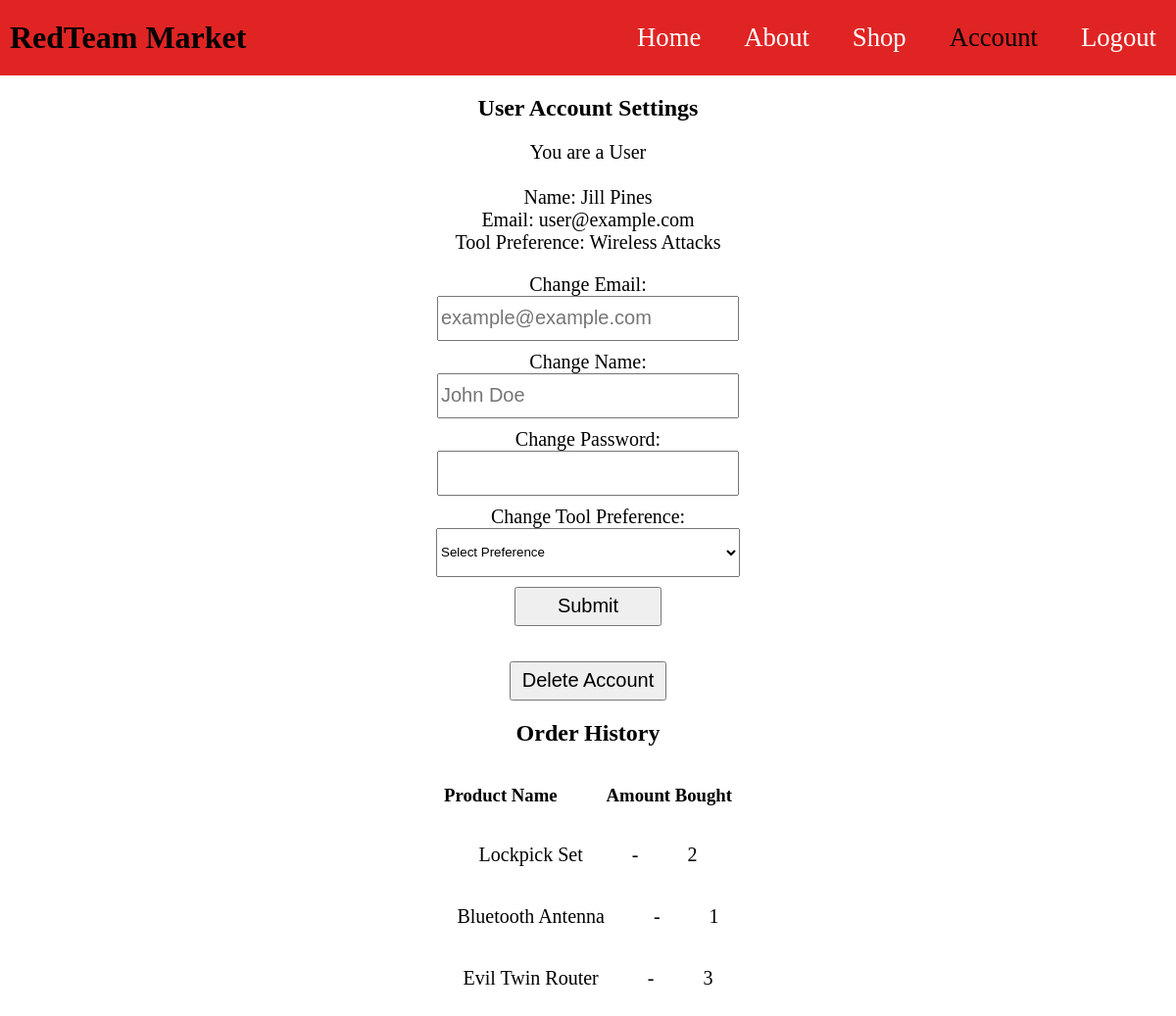
/user_account.php (signed in), run on the app's committed database.
### tables this page shows
CREATE TABLE `users` (
  `UserID` int(11) NOT NULL,
  `AccountType` int(11) DEFAULT NULL,
  `Name` char(30) NOT NULL,
  `email` char(30) NOT NULL,
  `password` char(150) NOT NULL,
  `ToolPreferenceNO` int(11) DEFAULT NULL
);

CREATE TABLE `tool_categories` (
  `CategoryNumber` int(11) NOT NULL,
  `CategoryName` char(20) NOT NULL
);

CREATE TABLE `orders` (
  `OrderID` int(11) NOT NULL,
  `UserID` int(11) DEFAULT NULL,
  `ProductNumber` int(11) DEFAULT NULL,
  `ItemAmount` int(11) DEFAULT NULL
);

CREATE TABLE `products` (
  `ProductNumber` int(11) NOT NULL,
  `ProductName` char(40) NOT NULL,
  `ProductDescription` text DEFAULT NULL,
  `CategoryNumber` int(11) DEFAULT NULL,
  `Cost` decimal(5,2) NOT NULL
);

### user_account.php (the view, shortened to what this page needs)
<!DOCTYPE html>
<html lang="en">
<head>
	<link rel="stylesheet" href="styles.css">
</head>
<body>
	<div class="titlebar">
		<h1>RedTeam Market</h1>
		<div class="nav">
			<ul>
				<li><a href="index.php">Home</a></li>
				<li><a href="about.php">About</a></li>
				<li><a href="shop.php">Shop</a></li>
				<li>Account</li>
				<li><a href="logout.php">Logout</a></li>
			</ul>
		</div>
	</div>
	<h2 class="bodytitle">User Account Settings</h2>
	<div class="body">
		<p>
			<?php
				$id = $_SESSION['id'];
				$sql = "SELECT * FROM users WHERE UserID='$id';";
				$r = mysqli_query($connect, $sql);
				if(mysqli_num_rows($r) == 1) {
					$row = mysqli_fetch_array($r);
					if ($row['AccountType'] == 2) {
						echo '<a href="admin_control.php">Admin Control Panel</a>';
					}
					else {
						echo "<p>You are a User</a>";
					}
					echo '<br><br>';
					$name = $row['Name'];
					$email = $row['email'];
					$preference = $row['ToolPreferenceNO'];
					echo "Name: $name";
					echo '<br>';
					echo "Email: $email";
					echo "<br>";
					$sql2 = "SELECT CategoryName FROM tool_categories WHERE CategoryNumber=$preference";
					$r2 = mysqli_query($connect, $sql2);
					if(mysqli_num_rows($r2) == 1) {
						$row2 = mysqli_fetch_array($r2);
						$prefName = $row2['CategoryName'];
						echo "Tool Preference: $prefName";
					}
				}
			?>
		</p>
		<p>
			<form action="update.php" method="post">
				<label for="email">Change Email:</label>
			<br>
			<input class="textbox" type="text" name="email" placeholder="example@example.com">
			<br>
			<label for="name">Change Name:</label>
			<br>
			<input class="textbox" type="text" name="name" placeholder="John Doe">
			<br>
			<label for="password">Change Password:</label>
			<br>
			<input class="textbox" type="password" name="password">
			<br>
			<label for="tool_preference">Change Tool Preference:</label>
			<br>
			<select name="tool_preference" id="preference">
				<option value="0">Select Preference</option>
			</select>
			<br>
			<input class="submit" type="submit" value="Submit">
			</form>
			<br>
			<br>
			<form action="deleteAccount.php" method="post">
				<?php
					$usrID = $_SESSION['id'];
					echo "<button class='deleteUserAcc' name='delete' type='submit' value='$usrID'>Delete Account</button>";
				?>
			</form>
		</p>
		<p>
			<h2>Order History</h2>
			<div class="order">
				<h3>Product Name</h3>
				<h3>Amount Bought</h3>
			</div>
			<?php
				$sql = "SELECT * FROM orders WHERE UserID=$id";
				$r = mysqli_query($connect, $sql);
				if($r) {
					while($row = mysqli_fetch_array($r)) {
						echo '<div class="order">';
						$prodID = $row['ProductNumber'];
						$amount = $row['ItemAmount'];
						$sql2 = "SELECT ProductName FROM products WHERE ProductNumber=$prodID";
						$r2 = mysqli_query($connect, $sql2);
						if($r2) {
							if(mysqli_num_rows($r2) == 1) {
								$row2 = mysqli_fetch_array($r2);
								$prodName = $row2['ProductName'];
							}
						}
						echo "<p>$prodName</p>";
						echo '<p>-</p>';
						echo "<p>$amount</p>";
						echo "</div>";
					}
				}
			?>
		</p>
	</div>
</body>
</html>

### styles.css (style rules this page uses)
body { margin: 0; padding: 0; font-family: times; }
.titlebar { background: #e02424; width: 100%; margin: 0; padding: 0; display: flex; align-items: center; justify-content: space-between; }
.titlebar h1 { margin: 20px 0 20px 10px; }
.nav ul { margin: 0; }
.nav ul li { list-style: none; display: inline-block; margin: 0 20px; position: relative; font-size: 20pt; }
.nav ul li a { color: white; text-decoration: none; }
.body { margin: 0; padding: 0; text-align: center; }
.bodytitle { text-align: center; }
.textbox { width: 300px; height: 40px; margin: 0 0 10px 0; font-size: 15pt; }
.submit { width: 150px; height: 40px; margin: 0; font-size: 15pt; }
form select { margin: 0 0 10px 0; width: 310px; height: 50px; }
.body p { font-size: 15pt; }
label { font-size: 15pt; }
.order { display: flex; flex-direction: row; flex-wrap: nowrap; justify-content: center; align-items: center; align-content: center; gap: 50px; }
.deleteUserAcc { width: 160px; height: 40px; font-size: 15pt; }

### data on the page
users: Name "Jill Pines", email "user@example.com"
tool_categories: CategoryName "Wireless Attacks"
orders: ProductNumber.ProductName "Lockpick Set", ItemAmount "2"
orders: ProductNumber.ProductName "Bluetooth Antenna", ItemAmount "1"
orders: ProductNumber.ProductName "Evil Twin Router", ItemAmount "3"
